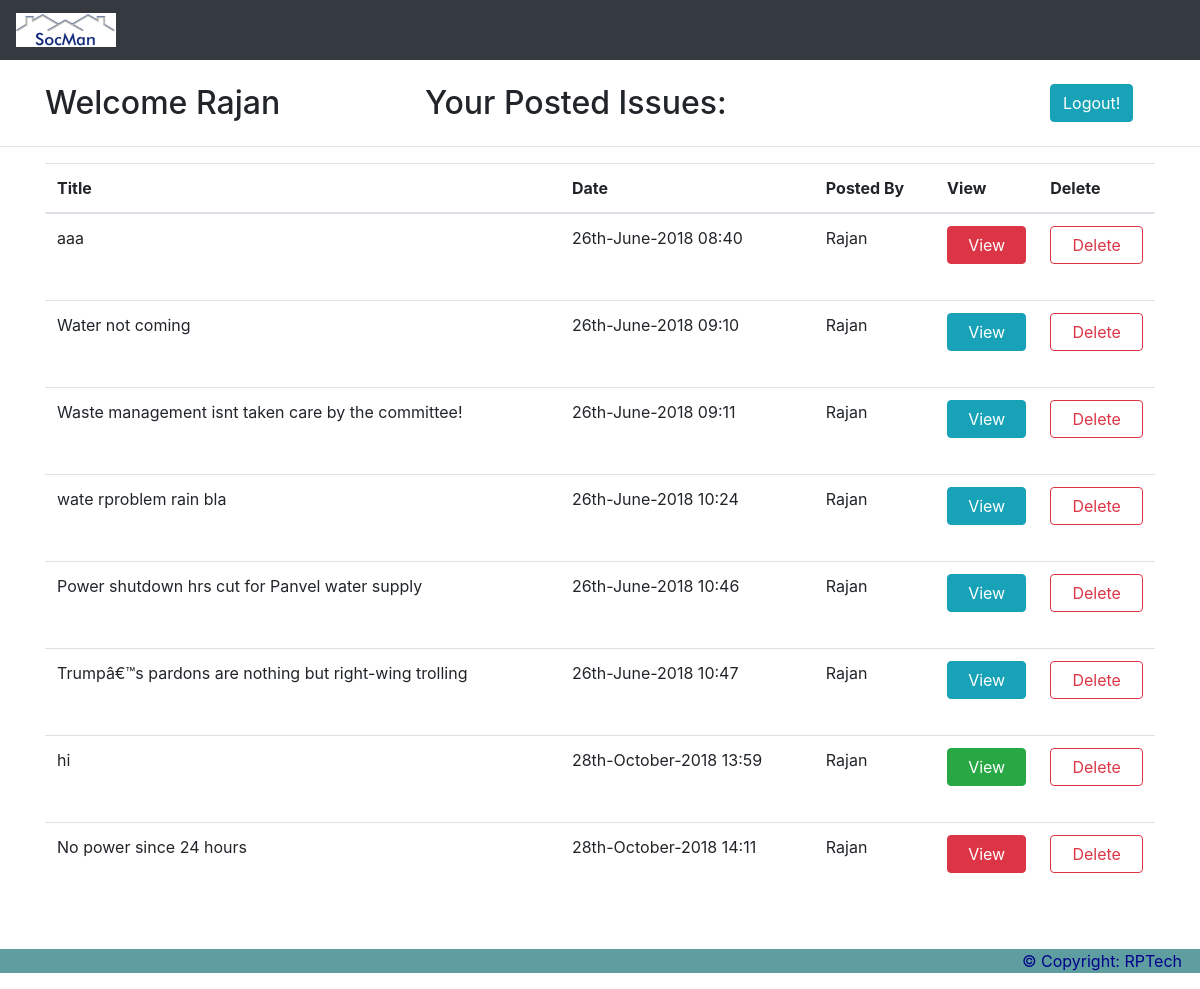
Screenshot of /members/yourIssues.php (signed in) with the database file from the repository.
### tables this page shows
CREATE TABLE `issues` (
  `serial` int(11) NOT NULL,
  `username` varchar(8) NOT NULL,
  `title` varchar(100) NOT NULL,
  `body` varchar(10000) NOT NULL,
  `date` timestamp NOT NULL DEFAULT CURRENT_TIMESTAMP,
  `url` varchar(150) NOT NULL,
  `status` tinyint(1) NOT NULL
);

### session.php (called while the page is built, shortened)
<?php
$conn=mysqli_connect("localhost", "root", "", "socman");
$user_check = $_SESSION['login_user'];
$query = "SELECT username from login where username = '$user_check'";
$ses_sql = mysqli_query($conn, $query);
$row = mysqli_fetch_assoc($ses_sql);
$login_session = $row['username'];
?>

### members/yourIssues.php (the view, shortened to what this page needs)
<?php
include('../session.php');
?>
<?php
$conn=mysqli_connect("localhost", "root", "", "socman");
$numOfIssues=0;
$sql="SELECT * FROM issues WHERE username='$login_session'";
$result=mysqli_query($conn, $sql);
if($result==NULL){
}
else{
    $array = array();
    while($row=$result->fetch_array()){
         $array[]=$row;
         $numOfIssues++;
    }
}
?>
<!DOCTYPE html>
<html lang="en">
<head>
  <link rel="stylesheet" href="../assets/my-css/members/yourIssue.css">
  <link rel="stylesheet" href="../assets/bootstrap/css/bootstrap.min.css">
</head>
<body>
<nav class="navbar navbar-expand-sm bg-dark navbar-dark">
  <a class="navbar-brand" href="../members/members-home.php">
    <img src="../assets/pictures/logo-small.png" alt="logo" style="width:100px">
  </a>
</nav><br/>
<div class="container" style="background-color: ">
 <div class="row">
    <div class="col-12 col-sm-12 col-md-4 col-lg-4 col-xl-4">
         <h2>Welcome <?php echo $array[0]['username']; ?></h2>
     </div>
     <div class="col-12 col-sm-12 col-md-4 col-lg-4 col-xl-4">
         <h2>Your Posted Issues:</h2>
     </div>
     <div class="col-12 col-sm-12 col-md-4 col-lg-4 col-xl-4">
         <a href="logout.php" style="margin-left: 70%;"><button type="button" class="btn btn-info">Logout!</button></a>
     </div>
  </div>
</div><hr/>
<div class="container">
  <table class="table table-hover">
    <thead>
      <tr>
        <th>Title</th>
        <th>Date</th>
        <th>Posted By</th>
        <th>View</th>
        <th>Delete</th>
      </tr>
    </thead>
    <tbody>
     <?php
        for($i=0; $i<$numOfIssues; $i++){
     ?>
      <tr>
        <td><?php echo $array[$i]['title']; ?></td>
        <td><?php echo date("jS-F-Y H:i", strtotime($array[$i]['date'])); ?></td>
        <td><?php echo $array[$i]['username']; ?></td>
        <td><a href="issues.php?url=<?php echo $array[$i]['url'] ?>">
        <?php
            if($array[$i]['status']<0){
         ?>
            <button type="button" class="btn btn-danger btn-block">View</button><br/>
         <?php
            }
            else if($array[$i]['status']==0){
         ?>
                <button type="button" class="btn btn-info btn-block">View</button><br/>
         <?php
            }
            else{
         ?>
                <button type="button" class="btn btn-success btn-block">View</button><br/>
         <?php
            }
         ?>
        </a></td>
        <td>
        <form method="post" action="delete.php">
            <input type="submit" class="btn btn-outline-danger btn-block" name="delete" value="Delete"/>
        </form>
        </td>
      </tr>
     <?php
            }
     ?>
    </tbody>
  </table>
</div><br/>
<footer class="footer">
  <p>© Copyright: RPTech &nbsp;&nbsp;&nbsp;</p>
</footer>
</body>
</html>

### assets/my-css/members/yourIssue.css (style rules this page uses)
.footer { background-color: cadetblue; color: darkblue; text-align: right; }

### rows the page displays
issues: username "Rajan", title "aaa", date "26th-June-2018 08:40", status "View"
issues: title "Water not coming", date "26th-June-2018 09:10", username "Rajan", status "View"
issues: title "Waste management isnt taken care by the committee!", date "26th-June-2018 09:11", username "Rajan", status "View"
issues: title "wate rproblem rain bla", date "26th-June-2018 10:24", username "Rajan", status "View"
issues: title "Power shutdown hrs cut for Panvel water supply", date "26th-June-2018 10:46", username "Rajan", status "View"
issues: title "Trumpâ€™s pardons are nothing but right-wing trolling", date "26th-June-2018 10:47", username "Rajan", status "View"
issues: title "hi", date "28th-October-2018 13:59", username "Rajan", status "View"
issues: title "No power since 24 hours", date "28th-October-2018 14:11", username "Rajan", status "View"
